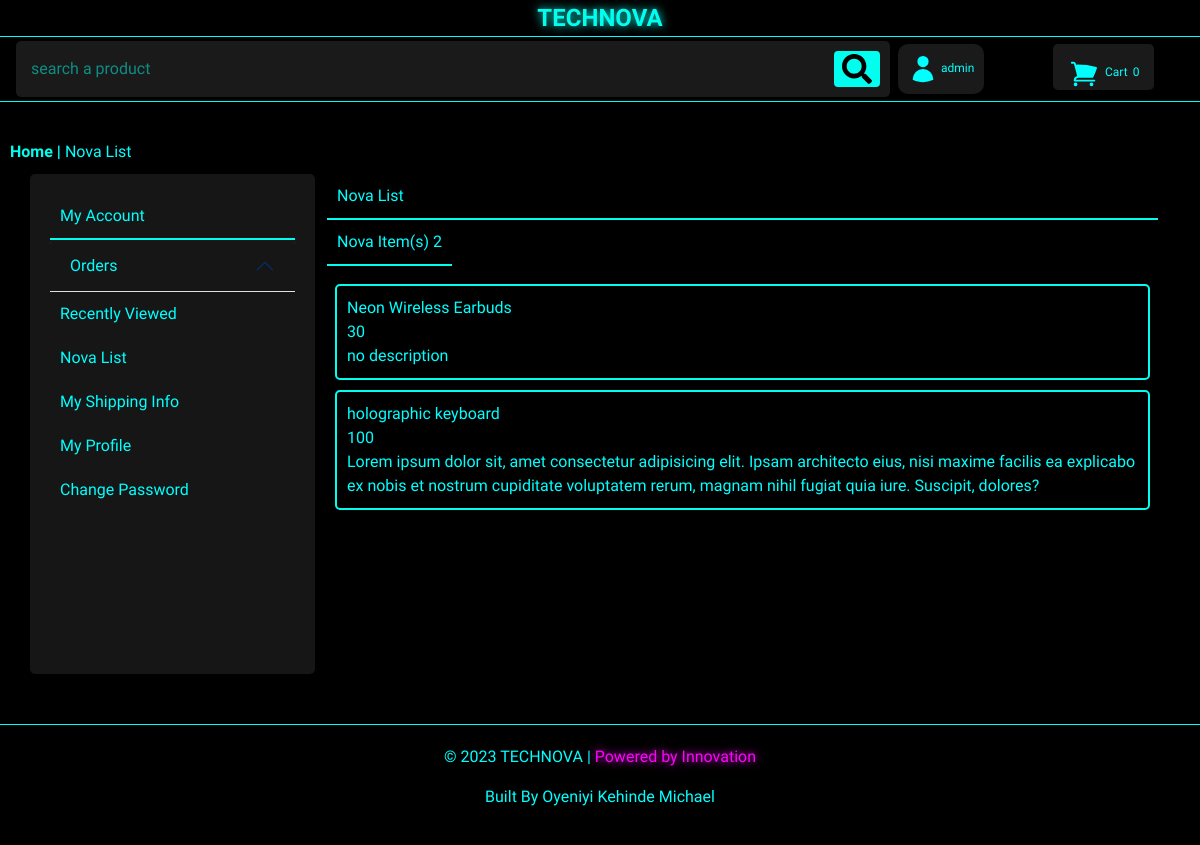
Screenshot of /store/wishlist/ (signed in) with the database file from the repository.
### storefront/models.py (models this page shows, shortened)
class WishListItem(models.Model):
    wishlist  = models.ForeignKey(WishList, on_delete=models.CASCADE)
    product  = models.ForeignKey(Product, on_delete=models.CASCADE,default=1)

class Product(models.Model):
    name = models.CharField(max_length=40)
    quantity = models.IntegerField()
    price = models.PositiveIntegerField()
    image = models.ImageField(upload_to = "product_images/")
    description = models.TextField(max_length=500,default="no description")
    cat = models.ForeignKey(Category,on_delete=models.CASCADE, default=1)
    sale_price = models.CharField(max_length=100,default=0)
    is_sale = models.BooleanField(default=False)

### storefront/views.py (the view)
# urls.py: path('wishlist/',wishlist, name='storefront_wishlist'),
@login_required
def wishlist(request):
    wishlist = WishList.objects.get(user=request.user)
    wishlistitems = WishListItem.objects.filter(wishlist=wishlist)
    context = {"wishlistitems":wishlistitems}
    return render(request,"storefront/wishlist.html",context)

### storefront/cart.py (called while the page is built)
    def __len__(self):
        return len(self.cart)

### storefront/context_processors.py (called while the page is built)
def cart(request):
    return {'cart': CartManager(request)}

### authentication/templates/storefront/wishlist.html
{% extends 'storefront/settings_base.html' %}
{% block breadcrumbs %}
<a href="{% url 'storefront_home' %}" class="nav-links">Home</a>
<span style="font-weight: bold;"> | </span>
<span style="color: cyan;">Nova List</span>
{% endblock breadcrumbs %}
{% block content %}
      <div class="col-md-6 col-lg-9" style="height: 500px;">
             <div class="custom-card-order">
    <div class="custom-card-head">Nova List</div>
    <div class="controls d-flex">
      <div class="custom-card-subhead underline">Nova Item(s) {{ wishlistitems|length }}</div>
    </div>
    <div class="orders p-2">
         {% for w in wishlistitems %}
         <div class="order">
            <div>{{ w.product.name }}</div>
            <div>{{ w.product.price }}</div>
            <div>{{ w.product.description }}</div>
         </div>
         {% endfor %}
    </div>
 </div>
        </div>
{% endblock content %}

### authentication/templates/storefront/index.html (shortened to what this page needs)
{% load static %}
<!DOCTYPE html>
<html lang="en">
<head>
    <link rel="stylesheet" href="{% static 'storefront\style2.css' %}">
<link href="https://cdn.jsdelivr.net/npm/bootstrap@5.3.3/dist/css/bootstrap.min.css" rel="stylesheet">
</head>
<body>
    <nav class="custom-navbar">
    <div class="sub-nav1">
        <div class="logo">TECHNOVA</div>
        </div>
        <div class="row align-items-center px-4 ">
        <div class="col-lg-9 col-md-12 p-1">
<div class="search w-100">
              <form id="search_form" action="{% url 'search_product' %}" method="post">
                <input name="search" type="search" placeholder="search a product" >
                 <button>
                    <img  src="{% static 'storefront\search.svg' %}" alt="search">
                 </button>
            </form>
</div>
        </div>
        <div class="col-lg-3 col-md-12 p-1">
          <div class="row user_cart">
          <div class="user col-6">
              <button class="w-sm-100">
            {% if request.user.is_authenticated %}
                {{ request.user.username}}
            {% else %}
            account
            {% endif %}
             </button>
        </div>
            <div class="col-6">
          <a class="d-inline-block" href="{% url 'cart_summary' %}" style="text-decoration: none;">
        <div class="btn-neonC">
            <button>
            </button>
            Cart<span id="cart_quantity"> {{ cart|length }}</span>
        </div>
    </a>
    </div>
          </div>
        </div>
    </div>
    </nav>
    <div class="custom-breadcrumbs">
    <div style=" width: 100%;">
        {% block breadcrumbs %}
        {% endblock breadcrumbs %}
    </div>
    </div>
        {% block body %}
        {% endblock body %}
    <footer class="footer">
    <p>© 2023 TECHNOVA | <span class="neon-pink">Powered by Innovation</span>
    <div class="text-capitalize">built by oyeniyi kehinde michael</div>
    </p>
  </footer>
</body>
</html>

### authentication/static/storefront/style2.css (style rules this page uses)
* { font-family: 'Orbitron', sans-serif; color: cyan; }
:root { --black: #000000; --cyan: #00FFEE; --pink: #FF00FF; --white: #FFFFFF; --cs-gray: #1A1A1A; --discover:#3b383866; }
body { font-family: 'Roboto', sans-serif !important; background-color: var(--black) !important; color: var(--white); margin: 0; padding: 0; overflow-x: hidden; }
.custom-navbar { border-bottom: 1px solid var(--cyan); position: fixed; width: 100%; background-color: black; z-index: 1000; }
.sub-nav1 { text-align: center; border-bottom:0.5px cyan solid; }
.nav-links { color: var(--cyan); font-weight: bold; text-transform: capitalize; text-decoration: none; }
.logo { font-family: 'Orbitron', sans-serif; font-size: 24px; font-weight: 700; color: var(--cyan); text-shadow: 0 0 10px var(--cyan); }
.neon-pink { color: var(--pink); text-shadow: 0 0 10px var(--pink); }
.footer { text-align: center; padding: 20px; border-top: 1px solid var(--cyan); margin-top: 50px; }
.custom-breadcrumbs { background-color: var(--black); padding-top: 140px; padding-left: 10px; padding-right: 10px; padding-bottom: 10px; display: flex; justify-content: space-between; }
.btn-neonC { background-color: var(--cs-gray); padding: 10px; padding-bottom: 0px; font-family: 'Orbitron', sans-serif; cursor: pointer; border-radius: 5px; align-items: center; justify-content: space-between; display: flex; font-size: 12px; }
#cart_quantity { padding: 5px; }
.btn-neonC button { background-color: var(--cs-gray); border: none; border-radius: 2px; cursor: pointer; font-size: smaller; padding-top: 5px; }
.user button { font-size: 12px; background: var(--cs-gray); border: none; padding: 10px; border-radius: 10px; }
.search { background-color: var(--cs-gray); padding:10px; border-radius:5px; width: 90%; }
div.search input { outline: none; padding: 5px; width: 100%; background-color: transparent; color: var(--cyan); border: none; }
div.search input::placeholder { color: var(--cyan); opacity:0.5; }
div.user img,div.search img { width: 30px; }
.search form { display: flex; align-items: center; }
.search button { background-color: var(--cyan); border-radius: 4px; border: 2px solid var(--cyan); cursor: pointer; }
.search input { padding: 10px; border: 1px solid var(--cyan); outline:none; width:80%; border-radius:5px; background:transparent; color: var(--cyan); }
.custom-card-head { padding: 10px; border-bottom: 2px solid #00FFEE; }
.custom-card-subhead { padding: 10px; cursor: pointer; }
.underline { border-bottom: 2px solid #00FFEE; }
.order { border: 2px solid #00FFEE; padding: 10px; border-radius: 5px; margin: 10px 0px 10px 0px; }
.orders { overflow-y: scroll; height: 75%; }
.custom-card-order { height: 100%; }

### rows the page displays
WishListItem: product.name "Neon Wireless Earbuds", product.price "30", product.description "no description"
WishListItem: product.name "holographic keyboard", product.price "100", product.description "Lorem ipsum dolor sit, amet consectetur adipisicing elit. Ipsam architecto eius, nisi maxime facilis ea explicabo ex nobis et nostrum cupiditate voluptatem rerum, magnam nihil fugiat quia iure. Suscipit, dolores?"

### other values shown
{{ request.user.username }} "admin"
{{ cart|length }} "0"
{{ wishlistitems|length }} "2"
